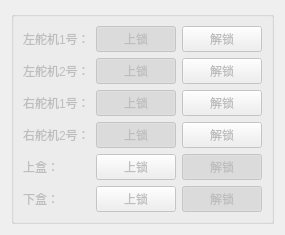
      <widget class="QWidget" name="tab">
       <attribute name="title">
        <string>舵机控制</string>
       </attribute>
       <layout class="QGridLayout" name="gridLayout_11">
        <item row="4" column="3">
         <widget class="QGroupBox" name="groupBox_11">
          <property name="enabled">
           <bool>false</bool>
          </property>
          <property name="title">
           <string/>
          </property>
          <layout class="QGridLayout" name="gridLayout_16">
           <item row="1" column="2">
            <widget class="QPushButton" name="leftduoji2open">
             <property name="text">
              <string>上锁</string>
             </property>
             <property name="checkable">
              <bool>true</bool>
             </property>
             <property name="checked">
              <bool>true</bool>
             </property>
            </widget>
           </item>
           <item row="1" column="0">
            <widget class="QLabel" name="label_52">
             <property name="sizePolicy">
              <sizepolicy hsizetype="Fixed" vsizetype="Fixed">
               <horstretch>0</horstretch>
               <verstretch>0</verstretch>
              </sizepolicy>
             </property>
             <property name="text">
              <string>左舵机2号：</string>
             </property>
            </widget>
           </item>
           <item row="0" column="3">
            <widget class="QPushButton" name="leftduoji1close">
             <property name="text">
              <string>解锁</string>
             </property>
             <property name="checkable">
              <bool>true</bool>
             </property>
             <property name="checked">
              <bool>false</bool>
             </property>
            </widget>
           </item>
           <item row="1" column="3">
            <widget class="QPushButton" name="leftduoji2close">
             <property name="text">
              <string>解锁</string>
             </property>
             <property name="checkable">
              <bool>true</bool>
             </property>
             <property name="checked">
              <bool>false</bool>
             </property>
            </widget>
           </item>
           <item row="2" column="2">
            <widget class="QPushButton" name="rightduoji1open">
             <property name="text">
              <string>上锁</string>
             </property>
             <property name="checkable">
              <bool>true</bool>
             </property>
             <property name="checked">
              <bool>true</bool>
             </property>
            </widget>
           </item>
           <item row="4" column="0">
            <widget class="QLabel" name="label_75">
             <property name="sizePolicy">
              <sizepolicy hsizetype="Fixed" vsizetype="Fixed">
               <horstretch>0</horstretch>
               <verstretch>0</verstretch>
              </sizepolicy>
             </property>
             <property name="text">
              <string>上盒：</string>
             </property>
            </widget>
           </item>
           <item row="2" column="0">
            <widget class="QLabel" name="label_57">
             <property name="sizePolicy">
              <sizepolicy hsizetype="Fixed" vsizetype="Fixed">
               <horstretch>0</horstretch>
               <verstretch>0</verstretch>
              </sizepolicy>
             </property>
             <property name="text">
              <string>右舵机1号：</string>
             </property>
            </widget>
           </item>
           <item row="0" column="2">
            <widget class="QPushButton" name="leftduoji1open">
             <property name="text">
              <string>上锁</string>
             </property>
             <property name="checkable">
              <bool>true</bool>
             </property>
             <property name="checked">
              <bool>true</bool>
             </property>
            </widget>
           </item>
           <item row="5" column="0">
            <widget class="QLabel" name="label_76">
             <property name="sizePolicy">
              <sizepolicy hsizetype="Fixed" vsizetype="Fixed">
               <horstretch>0</horstretch>
               <verstretch>0</verstretch>
              </sizepolicy>
             </property>
             <property name="text">
              <string>下盒：</string>
             </property>
            </widget>
           </item>
           <item row="4" column="2">
            <widget class="QPushButton" name="upboxopen">
             <property name="text">
              <string>上锁</string>
             </property>
             <property name="checkable">
              <bool>true</bool>
             </property>
            </widget>
           </item>
           <item row="3" column="3">
            <widget class="QPushButton" name="rightduoji2close">
             <property name="text">
              <string>解锁</string>
             </property>
             <property name="checkable">
              <bool>true</bool>
             </property>
             <property name="checked">
              <bool>false</bool>
             </property>
            </widget>
           </item>
           <item row="4" column="3">
            <widget class="QPushButton" name="upboxclose">
             <property name="text">
              <string>解锁</string>
             </property>
             <property name="checkable">
              <bool>true</bool>
             </property>
             <property name="checked">
              <bool>true</bool>
             </property>
            </widget>
           </item>
           <item row="5" column="2">
            <widget class="QPushButton" name="downboxopen">
             <property name="text">
              <string>上锁</string>
             </property>
             <property name="checkable">
              <bool>true</bool>
             </property>
            </widget>
           </item>
           <item row="5" column="3">
            <widget class="QPushButton" name="downboxclose">
             <property name="text">
              <string>解锁</string>
             </property>
             <property name="checkable">
              <bool>true</bool>
             </property>
             <property name="checked">
              <bool>true</bool>
             </property>
            </widget>
           </item>
           <item row="2" column="3">
            <widget class="QPushButton" name="rightduoji1close">
             <property name="text">
              <string>解锁</string>
             </property>
             <property name="checkable">
              <bool>true</bool>
             </property>
             <property name="checked">
              <bool>false</bool>
             </property>
            </widget>
           </item>
           <item row="0" column="0">
            <widget class="QLabel" name="label_50">
             <property name="sizePolicy">
              <sizepolicy hsizetype="Fixed" vsizetype="Fixed">
               <horstretch>0</horstretch>
               <verstretch>0</verstretch>
              </sizepolicy>
             </property>
             <property name="text">
              <string>左舵机1号：</string>
             </property>
            </widget>
           </item>
           <item row="3" column="2">
            <widget class="QPushButton" name="rightduoji2open">
             <property name="text">
              <string>上锁</string>
             </property>
             <property name="checkable">
              <bool>true</bool>
             </property>
             <property name="checked">
              <bool>true</bool>
             </property>
            </widget>
           </item>
           <item row="3" column="0">
            <widget class="QLabel" name="label_56">
             <property name="sizePolicy">
              <sizepolicy hsizetype="Fixed" vsizetype="Fixed">
               <horstretch>0</horstretch>
               <verstretch>0</verstretch>
              </sizepolicy>
             </property>
             <property name="text">
              <string>右舵机2号：</string>
             </property>
            </widget>
           </item>
          </layout>
         </widget>
        </item>
       </layout>
      </widget>
